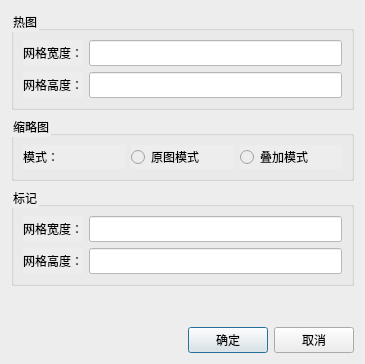
<?xml version="1.0" encoding="UTF-8"?>
<ui version="4.0">
 <class>Dialog</class>
 <widget class="QDialog" name="Dialog">
  <property name="windowModality">
   <enum>Qt::ApplicationModal</enum>
  </property>
  <property name="geometry">
   <rect>
    <x>0</x>
    <y>0</y>
    <width>365</width>
    <height>364</height>
   </rect>
  </property>
  <property name="windowTitle">
   <string>配置</string>
  </property>
  <property name="styleSheet">
   <string notr="true">background-color: rgb(237, 237, 237);</string>
  </property>
  <layout class="QVBoxLayout" name="verticalLayout_4">
   <item>
    <widget class="QGroupBox" name="groupBox">
     <property name="title">
      <string>热图</string>
     </property>
     <layout class="QVBoxLayout" name="verticalLayout">
      <item>
       <layout class="QHBoxLayout" name="horizontalLayout_7">
        <item>
         <widget class="QLabel" name="label_6">
          <property name="text">
           <string>网格宽度：</string>
          </property>
         </widget>
        </item>
        <item>
         <widget class="QLineEdit" name="lineEdit1">
          <property name="styleSheet">
           <string notr="true">background-color: rgb(255, 255, 255);
height:20px;
color: rgb(0, 0, 0);</string>
          </property>
         </widget>
        </item>
       </layout>
      </item>
      <item>
       <layout class="QHBoxLayout" name="horizontalLayout_8">
        <item>
         <widget class="QLabel" name="label_7">
          <property name="text">
           <string>网格高度：</string>
          </property>
         </widget>
        </item>
        <item>
         <widget class="QLineEdit" name="lineEdit2">
          <property name="styleSheet">
           <string notr="true">background-color: rgb(255, 255, 255);
height:20px;
color: rgb(0, 0, 0);</string>
          </property>
         </widget>
        </item>
       </layout>
      </item>
     </layout>
    </widget>
   </item>
   <item>
    <widget class="QGroupBox" name="groupBox_2">
     <property name="title">
      <string>缩略图</string>
     </property>
     <layout class="QVBoxLayout" name="verticalLayout_2">
      <item>
       <layout class="QHBoxLayout" name="horizontalLayout_3">
        <item>
         <widget class="QLabel" name="label_3">
          <property name="text">
           <string>模式：</string>
          </property>
         </widget>
        </item>
        <item>
         <widget class="QRadioButton" name="radioButton1">
          <property name="text">
           <string>原图模式</string>
          </property>
         </widget>
        </item>
        <item>
         <widget class="QRadioButton" name="radioButton2">
          <property name="text">
           <string>叠加模式</string>
          </property>
         </widget>
        </item>
       </layout>
      </item>
     </layout>
    </widget>
   </item>
   <item>
    <widget class="QGroupBox" name="groupBox_3">
     <property name="title">
      <string>标记</string>
     </property>
     <layout class="QVBoxLayout" name="verticalLayout_3">
      <item>
       <layout class="QHBoxLayout" name="horizontalLayout_9">
        <item>
         <widget class="QLabel" name="label_8">
          <property name="text">
           <string>网格宽度：</string>
          </property>
         </widget>
        </item>
        <item>
         <widget class="QLineEdit" name="lineEdit01">
          <property name="styleSheet">
           <string notr="true">background-color: rgb(255, 255, 255);
height:20px;
color: rgb(0, 0, 0);</string>
          </property>
         </widget>
        </item>
       </layout>
      </item>
      <item>
       <layout class="QHBoxLayout" name="horizontalLayout_10">
        <item>
         <widget class="QLabel" name="label_9">
          <property name="text">
           <string>网格高度：</string>
          </property>
         </widget>
        </item>
        <item>
         <widget class="QLineEdit" name="lineEdit02">
          <property name="styleSheet">
           <string notr="true">background-color: rgb(255, 255, 255);
height:20px;
color: rgb(0, 0, 0);</string>
          </property>
         </widget>
        </item>
       </layout>
      </item>
     </layout>
    </widget>
   </item>
   <item>
    <spacer name="verticalSpacer">
     <property name="orientation">
      <enum>Qt::Vertical</enum>
     </property>
     <property name="sizeHint" stdset="0">
      <size>
       <width>20</width>
       <height>25</height>
      </size>
     </property>
    </spacer>
   </item>
   <item>
    <layout class="QHBoxLayout" name="horizontalLayout_4">
     <item>
      <spacer name="horizontalSpacer">
       <property name="orientation">
        <enum>Qt::Horizontal</enum>
       </property>
       <property name="sizeHint" stdset="0">
        <size>
         <width>40</width>
         <height>20</height>
        </size>
       </property>
      </spacer>
     </item>
     <item>
      <widget class="QPushButton" name="okBtn">
       <property name="text">
        <string>确定</string>
       </property>
      </widget>
     </item>
     <item>
      <widget class="QPushButton" name="cancelBtn">
       <property name="text">
        <string>取消</string>
       </property>
      </widget>
     </item>
    </layout>
   </item>
  </layout>
 </widget>
 <resources/>
 <connections/>
</ui>
